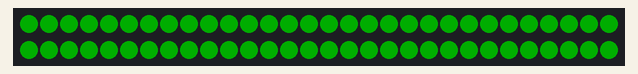
A program run on a simulated Raspberry Pi (BCM pin numbers). Parts: 60 RGB LEDs in strip order, left to right, continuing on the next row. Dim RGB values are drawn brighter than linear.

Above: at 0.15 s.
At 2.89 s:
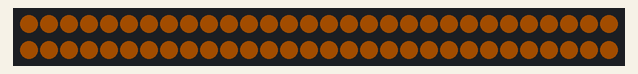
At 9.59 s:
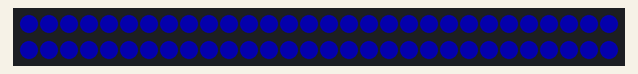
At 19.64 s:
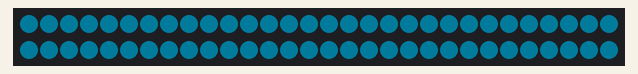
At 29.07 s:
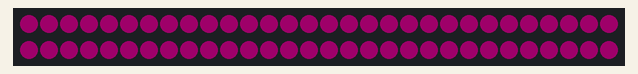
At 39.73 s:
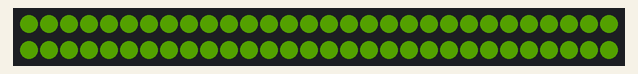

The program:

rainbow_solid.py
```python
# Simple test for NeoPixels on Raspberry Pi
import time
import board
import neopixel


# Choose an open pin connected to the Data In of the NeoPixel strip, i.e. board.D18
# NeoPixels must be connected to D10, D12, D18 or D21 to work.
pixel_pin = board.D18

# The number of NeoPixels
num_pixels = 60

# The order of the pixel colors - RGB or GRB. Some NeoPixels have red and green reversed!
# For RGBW NeoPixels, simply change the ORDER to RGBW or GRBW.
ORDER = neopixel.RGB

pixels = neopixel.NeoPixel(pixel_pin, num_pixels, brightness=0.2, auto_write=False, pixel_order=ORDER)

def wheel(pos):
    # Input a value 0 to 255 to get a color value.
    # The colours are a transition r - g - b - back to r.
    if pos < 0 or pos > 255:
        r = g = b = 0
    elif pos < 85:
        r = int(pos * 3)
        g = int(255 - pos*3)
        b = 0
    elif pos < 170:
        pos -= 85
        r = int(255 - pos*3)
        g = 0
        b = int(pos*3)
    else:
        pos -= 170
        r = 0
        g = int(pos*3)
        b = int(255 - pos*3)
    return (r, g, b) if ORDER == neopixel.RGB or ORDER == neopixel.GRB else (r, g, b, 0)


def rainbow_cycle(wait):
    for j in range(255):
        pixels.fill(wheel(j))
        pixels.show()

        time.sleep(wait)


while True:

    rainbow_cycle(0.002)    # rainbow cycle with 1ms delay per step
```
